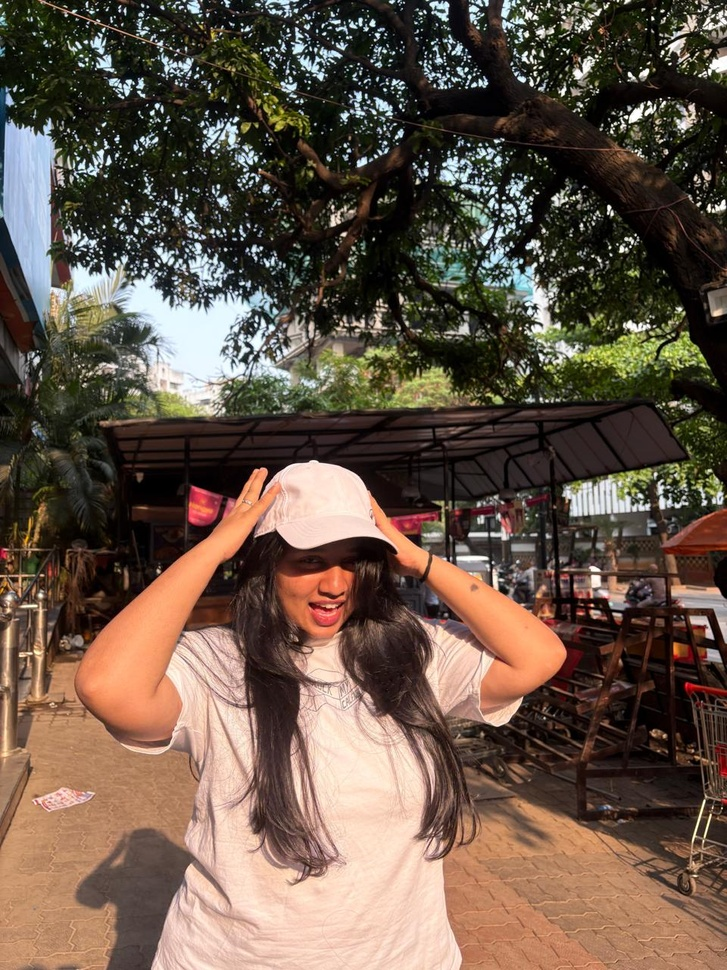
#> input picture datasets/original photo.jpeg, 727 x 970 px, shrunk from 960 x 1280 before the run, given in place of original_video.mp4, which was not available
$ python motion_estimation.py
#> lines starting #> are read from the running program, lines starting #| are printed output that depends on the picture; after the words box and inside, x2 and y2 are one past the last pixel; in counts of white or black regions, pixels touching at a corner belong together

import cv2
import numpy as np
from pathlib import Path

# ==========================================
# 1. PROJECT PATHS
# ==========================================

BASE_DIR = Path(__file__).resolve().parents[1]

VIDEO_PATH = BASE_DIR / "datasets" / "original_video.mp4"

OUTPUT_DIR = BASE_DIR / "outputs" / "task4_motion_estimation"
OUTPUT_DIR.mkdir(parents=True, exist_ok=True)


# ==========================================
# 2. OPEN VIDEO
# ==========================================

cap = cv2.VideoCapture(str(VIDEO_PATH))

if not cap.isOpened():
    raise FileNotFoundError(
        f"Video not found: {VIDEO_PATH}"
    )

print("Video loaded successfully!")

ret, previous_frame = cap.read()
#> previous_frame is the input picture: shape (970, 727, 3); mean B, G, R 73.5, 87.2, 104.6

if not ret:
    raise ValueError("Unable to read video!")

height, width = previous_frame.shape[:2]
#> height = 970; width = 727

fps = cap.get(cv2.CAP_PROP_FPS)

if fps <= 0:
    fps = 20

# Create output MP4 video
fourcc = cv2.VideoWriter_fourcc(*"mp4v")

video_writer = cv2.VideoWriter(
    str(OUTPUT_DIR / "motion_output.mp4"),
    fourcc,
    fps,
    (width, height)
)

if not video_writer.isOpened():
    cap.release()
    raise RuntimeError("Unable to create output video!")

previous_gray = cv2.cvtColor(
    previous_frame, cv2.COLOR_BGR2GRAY
)
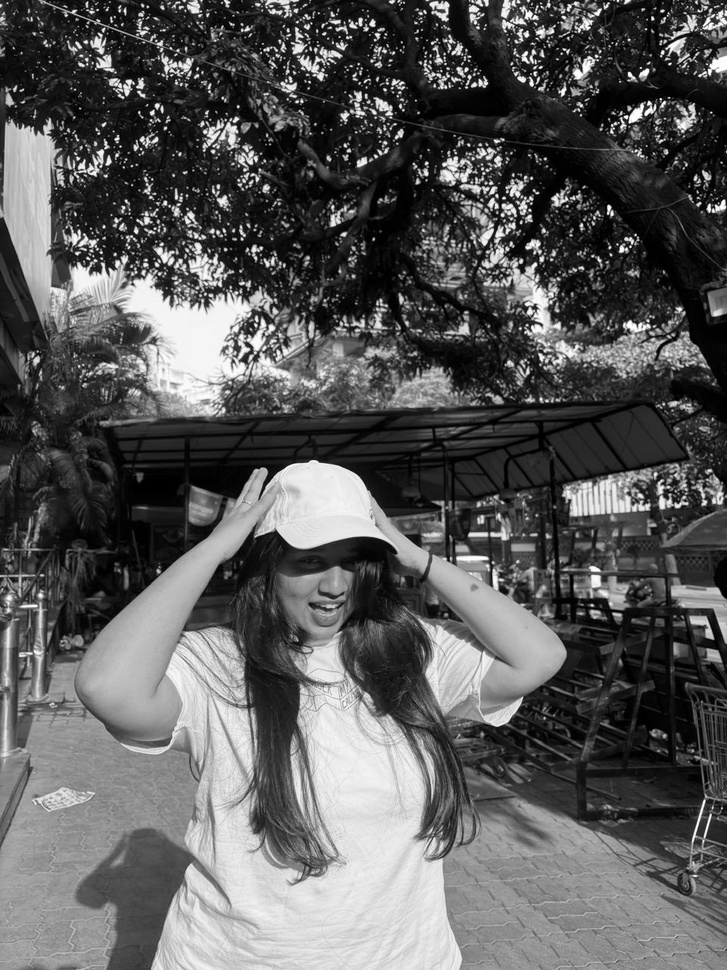
#> previous_gray: shape (970, 727); min 0, max 255, mean 90.9

# Save first frame
cv2.imwrite(
    str(OUTPUT_DIR / "first_frame.jpg"),
    previous_frame
)

# Include first frame in output video
video_writer.write(previous_frame)


# ==========================================
# 3. GMM BACKGROUND SUBTRACTION
# ==========================================

background_subtractor = cv2.createBackgroundSubtractorMOG2(
    history=500,
    varThreshold=25,
    detectShadows=False
)

background_subtractor.apply(previous_frame)


# ==========================================
# 4. LUCAS-KANADE OPTICAL FLOW
# ==========================================

feature_params = dict(
    maxCorners=100,
    qualityLevel=0.3,
    minDistance=7,
    blockSize=7
)

lk_params = dict(
    winSize=(15, 15),
    maxLevel=2,
    criteria=(
        cv2.TERM_CRITERIA_EPS |
        cv2.TERM_CRITERIA_COUNT,
        10,
        0.03
    )
)

previous_points = cv2.goodFeaturesToTrack(
    previous_gray,
    mask=None,
    **feature_params
)
#> previous_points = 100 rows, first 8: [626, 118], [566, 51], [495, 196], [484, 171], [377, 36], [712, 210], [290, 82], [371, 24]

if previous_points is None:
    cap.release()
    video_writer.release()
    raise ValueError("No tracking points found!")

print("Initial tracking points:", len(previous_points))
#| Initial tracking points: 100


# ==========================================
# 5. PROCESS VIDEO FRAMES
# ==========================================

frame_count = 0
sample_found = False

while True:

    ret, current_frame = cap.read()

    if not ret:
        break

    frame_count += 1

    current_gray = cv2.cvtColor(
        current_frame, cv2.COLOR_BGR2GRAY
    )

    # A. FRAME DIFFERENCING

    difference = cv2.absdiff(
        previous_gray,
        current_gray
    )
#> difference: shape (970, 727); every value is 0

    _, frame_mask = cv2.threshold(
        difference,
        25,
        255,
        cv2.THRESH_BINARY
    )

    # B. GMM BACKGROUND SUBTRACTION

    foreground_mask = background_subtractor.apply(
        current_frame
    )

    # C. LUCAS-KANADE OPTICAL FLOW

    current_points, status, error = cv2.calcOpticalFlowPyrLK(
        previous_gray,
        current_gray,
        previous_points,
        None,
        **lk_params
    )
#> current_points has the same summary as previous_points; status = 100 values from 1 to 1; error = 100 values from 0 to 0

    motion_image = current_frame.copy()

    good_count = 0

    if current_points is not None and status is not None:

        good_new = current_points[status.flatten() == 1]
#> good_new has the same summary as previous_points
        good_old = previous_points[status.flatten() == 1]
#> good_old has the same summary as previous_points

        good_count = len(good_new)
#> good_count = 100

        for new, old in zip(good_new, good_old):

            x_new, y_new = new.ravel()
            x_old, y_old = old.ravel()

            cv2.arrowedLine(
                motion_image,
                (int(x_old), int(y_old)),
                (int(x_new), int(y_new)),
                (0, 255, 0),
                2
            )

            cv2.circle(
                motion_image,
                (int(x_new), int(y_new)),
                4,
                (0, 0, 255),
                -1
            )
#> this loop made 100 passes
#> (x_new, y_new, x_old, y_old) on passes 1 to 12: (626, 118, 626, 118), (566, 51, 566, 51), (495, 196, 495, 196), (484, 171, 484, 171), (377, 36, 377, 36), (712, 210, 712, 210), (290, 82, 290, 82), (371, 24, 371, 24), (533, 74, 533, 74), (647, 103, 647, 103), (232, 122, 232, 122), (622, 250, 622, 250)
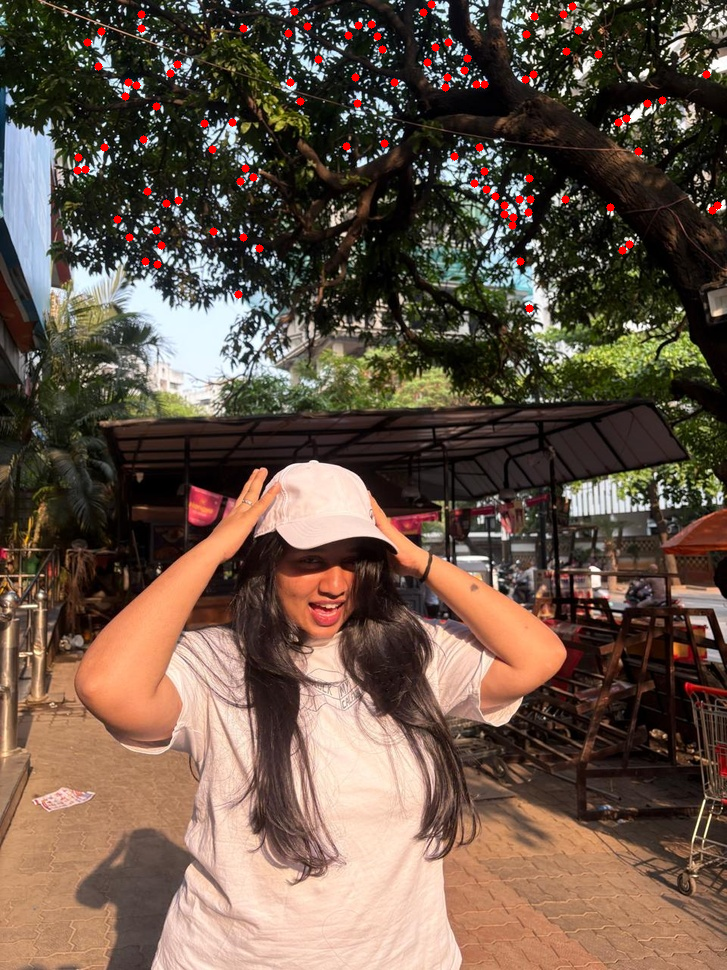
#> motion_image: shape (970, 727, 3); 0.69% of pixels changed, all inside (x1, y1, x2, y2) = (73, 0, 722, 313)

        if good_count > 0:
            previous_points = good_new.reshape(-1, 1, 2)

    # Refresh tracking points if needed

    if good_count < 5:

        previous_points = cv2.goodFeaturesToTrack(
            current_gray,
            mask=None,
            **feature_params
        )

        if previous_points is None:
            previous_points = np.empty(
                (0, 1, 2), dtype=np.float32
            )

    # D. WRITE PROCESSED FRAME TO MP4

    video_writer.write(motion_image)

    # ======================================
    # 6. SAVE SAMPLE OUTPUTS AT FRAME 30
    # ======================================

    if frame_count == 30:

        sample_found = True

        cv2.imwrite(
            str(OUTPUT_DIR / "second_frame.jpg"),
            current_frame
        )

        cv2.imwrite(
            str(OUTPUT_DIR / "frame_differencing.jpg"),
            frame_mask
        )

        cv2.imwrite(
            str(OUTPUT_DIR / "gmm_background_subtraction.jpg"),
            foreground_mask
        )

        cv2.imwrite(
            str(OUTPUT_DIR / "lucas_kanade_optical_flow.jpg"),
            motion_image
        )

        # Create comparison image

        comparison = np.hstack((
            cv2.cvtColor(frame_mask, cv2.COLOR_GRAY2BGR),
            cv2.cvtColor(foreground_mask, cv2.COLOR_GRAY2BGR),
            motion_image
        ))

        cv2.imwrite(
            str(OUTPUT_DIR / "motion_comparison.jpg"),
            comparison
        )

        print("\nMOTION ESTIMATION RESULTS")
        print("--------------------------------")
        print("Frame number:", frame_count)
        print(
            "Frame difference pixels:",
            cv2.countNonZero(frame_mask)
        )
        print(
            "GMM foreground pixels:",
            cv2.countNonZero(foreground_mask)
        )
        print(
            "Lucas-Kanade tracked points:",
            good_count
        )

    previous_gray = current_gray


# ==========================================
# 7. RELEASE RESOURCES
# ==========================================

cap.release()
video_writer.release()

print("\nTotal video frames processed:", frame_count)

if sample_found:

    print("TASK 4 COMPLETED SUCCESSFULLY!")

    print("MP4 video saved:",
          OUTPUT_DIR / "motion_output.mp4")

    print("All outputs saved in:", OUTPUT_DIR)

else:

    print("Video is too short for frame 30.")

    print("Try a shorter sample frame index.")


cv2.destroyAllWindows()

$ run again, on datasets/second image.jpeg
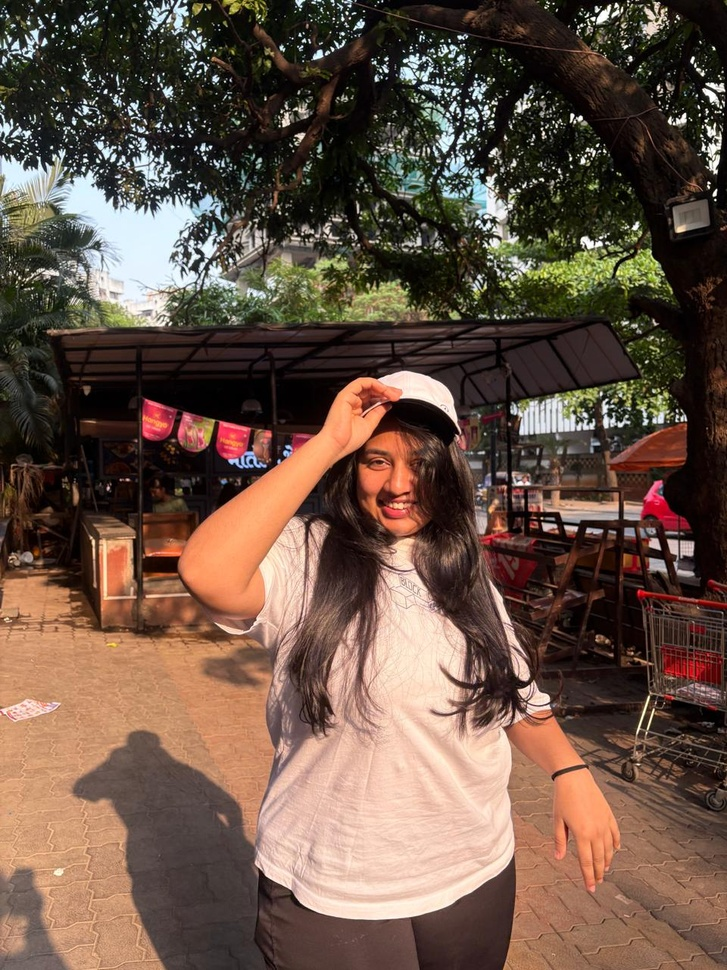
#> input picture datasets/second image.jpeg, 727 x 970 px, shrunk from 960 x 1280 before the run, given in place of original_video.mp4, which was not available
#> previous_frame is the input picture: shape (970, 727, 3); mean B, G, R 70.2, 83.9, 105.7
#> `previous_gray = cv2.cvtColor( previous_frame, cv2.COLOR_BGR2GRAY )`:
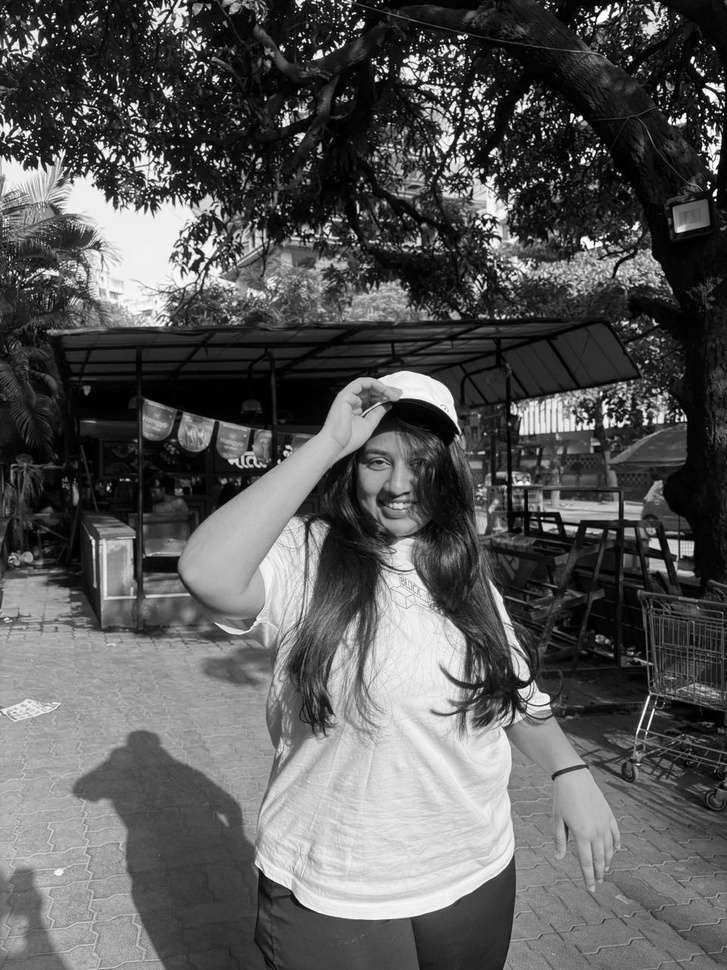
#> previous_gray: shape (970, 727); min 0, max 255, mean 88.8
#> previous_points = 100 rows, first 8: [594, 19], [580, 118], [339, 45], [589, 151], [305, 40], [447, 91], [208, 147], [439, 83]
#| Initial tracking points: 100
#> difference: shape (970, 727); every value is 0
#> current_points has the same summary as previous_points; status = 100 values from 1 to 1; error = 100 values from 0 to 0
#> good_new has the same summary as previous_points
#> good_old has the same summary as previous_points
#> good_count = 100
#> the loop `for new, old in zip(good_new, good_old): ` made 100 passes
#> (x_new, y_new, x_old, y_old) on passes 1 to 8: (594, 19, 594, 19), (580, 118, 580, 118), (339, 45, 339, 45), (589, 151, 589, 151), (305, 40, 305, 40), (447, 91, 447, 91), (208, 147, 208, 147), (439, 83, 439, 83)
#> after the loop `for new, old in zip(good_new, good_old):`:
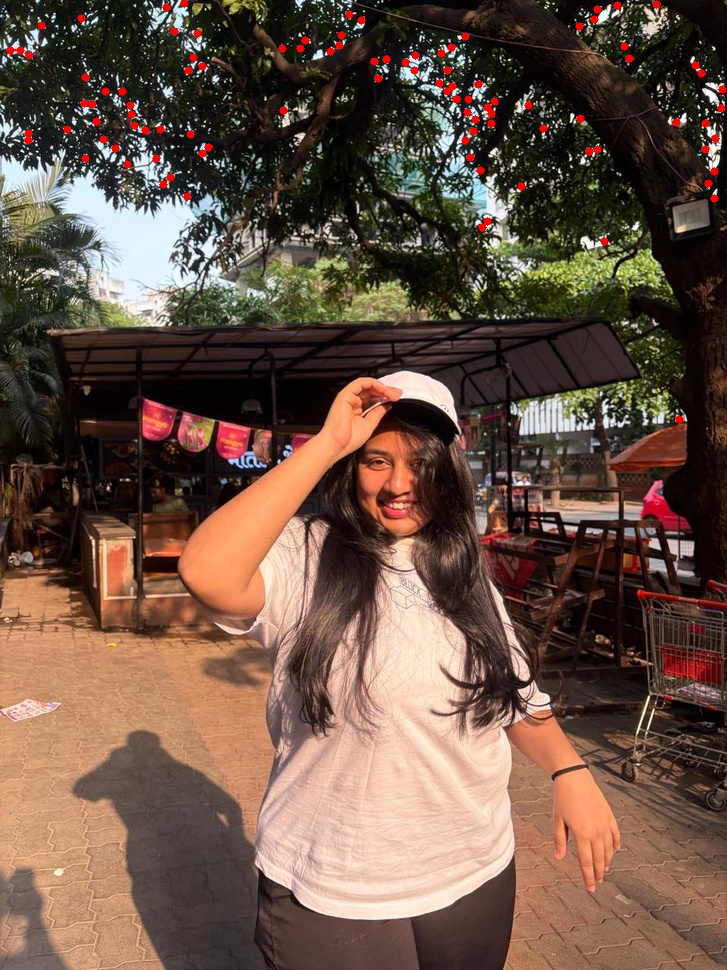
#> motion_image: shape (970, 727, 3); 0.69% of pixels changed, all inside (x1, y1, x2, y2) = (6, 0, 727, 424)
